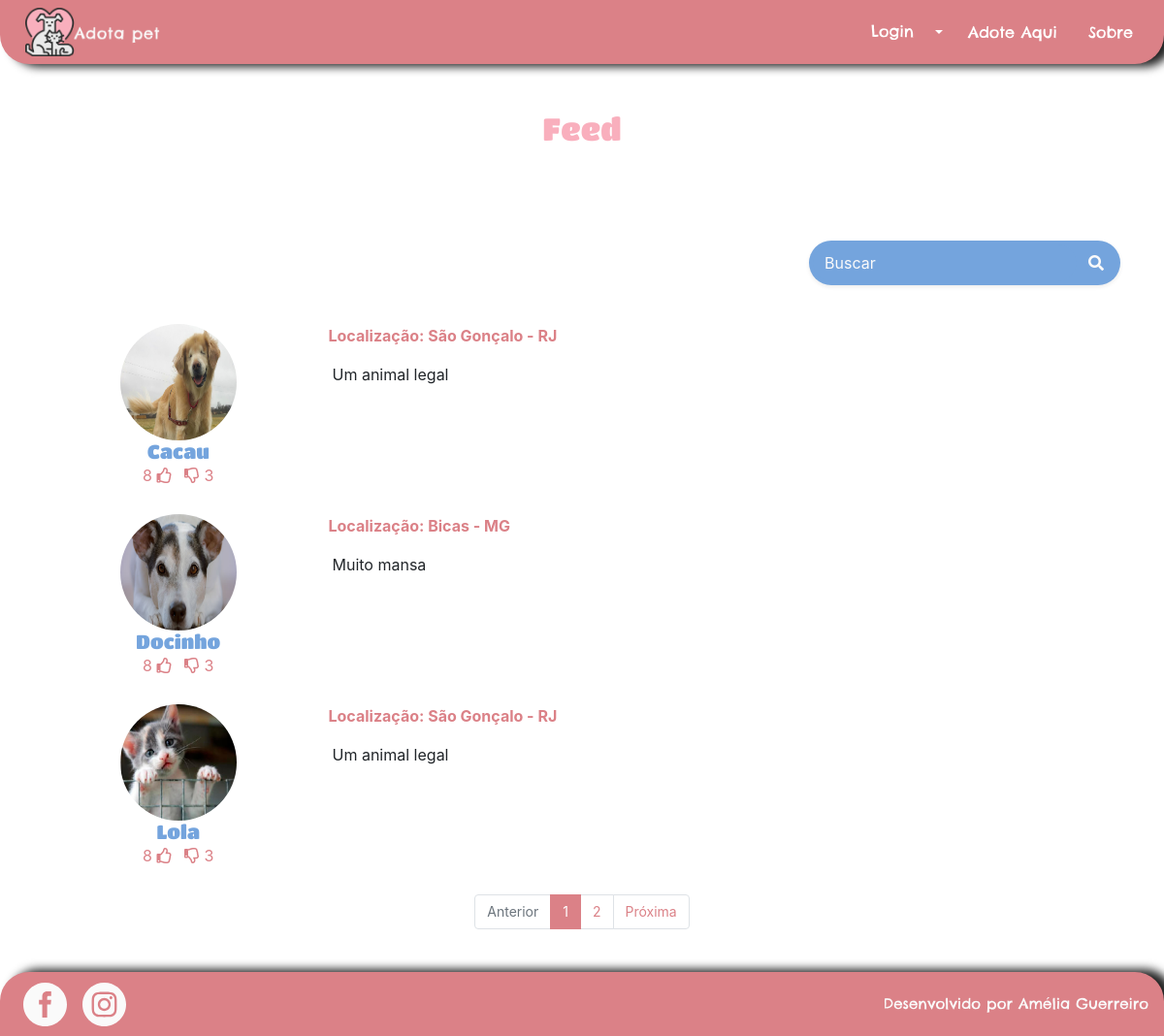
/pets/, run on the app's committed database.
### pet/models.py (models this page shows, shortened)
class Pet(models.Model):
    categoria = models.ForeignKey(Categoria, related_name='pets', on_delete=models.DO_NOTHING)
    nome = models.CharField(max_length=100, db_index=True)
    slug = models.SlugField(max_length=100)
    imagem = models.CharField(max_length=50, blank=True)
    preco = models.DecimalField(max_digits=6, decimal_places=2, default=0)
    disponivel = models.BooleanField(default=False)
    link_instagram = models.URLField(max_length=200, blank=True)
    link_facebook = models.URLField(max_length=200, blank=True)
    telefone = models.CharField(max_length=15)
    sexo_escolhas = [('F', 'Fêmea'), ('M', 'Macho'), ('N', 'Não sei')]
    sexo = models.CharField(max_length=1, choices=sexo_escolhas, default='N')
    descricao = models.TextField()
    data_cadastro = models.DateField()
    data_nascimento = models.DateField(blank=True)
    likes = models.PositiveIntegerField(default=0)
    dislikes = models.PositiveIntegerField(default=0)
    raca = models.CharField(max_length=20, blank=True)
    estado_escolhas = [('AC', 'Acre'), ('AL', 'Alagoas'), ('AP', 'Amapá'), ('AM', 'Amazonas'),
                       ('BA', 'Bahia'), ('CE', 'Ceará'), ('ES', 'Espírito Santo'), ('GO', 'Goiás'),
                       ('MA', 'Maranhão'), ('MT', 'Mato Grosso'), ('MS', 'Mato Grosso do Sul'),
                       ('MG', 'Minas Gerais'), ('PA', 'Pará'), ('PB', 'Paraíba'), ('PR', 'Paraná'),
                       ('PE', 'Pernambuco'),('PI', 'Piauí'), ('RJ', 'Rio de Janeiro'),
                       ('RN', 'Rio Grande do Norte'), ('RS', 'Rio Grande do Sul'),
                       ('RO', 'Rondônia'), ('RR', 'Roraima'), ('SC', 'Santa Catarina'),
                       ('SP', 'São Paulo'), ('SE', 'Sergipe'),
                       ('TO', 'Tocantins'), ('DF', 'Distrito Federal')]
    estado = models.CharField(max_length=2, choices=estado_escolhas)
    cep = models.CharField(max_length=9)
    cidade = models.CharField(max_length=20)
    class Meta:
        db_table='pet'
    def __str__(self):
        return self.nome

### pet/views.py (the view)
# urls.py: path('', views.index, name='index'),
def index(request):
    form = PesquisaPetForm(request.GET)
    if form.is_valid():
        query_string = form.cleaned_data['query_string']
        lista_de_pets = Pet.objects.filter(nome__icontains=query_string).order_by('nome') | Pet.objects.filter(cidade__icontains=query_string).order_by('nome') | Pet.objects.filter(estado__icontains=query_string).order_by('nome')
        paginator = Paginator(lista_de_pets, 3)
        pagina = request.GET.get('pagina')
        page_obj = paginator.get_page(pagina)
        print(lista_de_pets)
        print(page_obj)
        return render(request, 'pet/index.html', {'pets': page_obj, 'form': form, 'query_string': query_string})
    else:
        raise ValueError("Ocorreu um erro inesperado ao tentr recuperar pet.")

### pet/forms.py
class PesquisaPetForm(forms.Form):
    query_string = forms.CharField(
        widget=forms.TextInput(attrs={'class': 'form-control border-0 bg-secondary', 'max-lenght': '100',
                                      'placeholder': 'Buscar', 'aria-describedby':'button-addon1',
                                      'style':'border-radius: 25px; background-color: var(--blue) !important; color: var(--white)'}, ),
        required=False
    )

### pet/templates/pet/index.html (shortened to what this page needs)
{%  extends "base.html" %}
{% load static %}
{% block corpo %}
<section id="feed" class="w-100 justify-content-center align-items-center container">
    <h2 class="text-center text-secondary pt-5 pb-5 d-block">Feed</h2>
    <form action="" method="GET" class="d-flex justify-content-center justify-content-sm-end mb-3 mt-5">
        <div class="p-1 bg-secondary rounded rounded-pill shadow-sm mb-4"
            style="background-color: var(--blue) !important;">
            <div class="input-group">
                {{ form.query_string }}
                <div class="input-group-append">
                    <button id="button-addon1" type="submit" class="btn btn-link text-light">
                        <i class="fa fa-search"></i>
                    </button>
                </div>
            </div>
        </div>
    </form>
    {% if pets %}
    <div class="d-none d-sm-block">
        {%  for pet in pets %}
        <div style="height: 180px" class="d-flex mb-3">
            <div style="height: 180px; " class="w-25">
                <a href="{% url 'pet:exibe_pet' pet.id %}" style="text-decoration: none; cursor: pointer;">
                    <img style="height: 120px; width: 120px; border-radius: 100px" class="img-fluid mx-auto d-block"
                        src="{% static 'images/pets/' %}{{ pet.imagem }}" alt="{{ pet.nome }}">
                    <h3 class="text-center mb-0" style="font-size: 20px">{{ pet.nome }}</h3>
                </a>
                <div class="d-inline-block w-100 text-center">
                    <button class="mr-2 link-like" id="link-like" style="text-decoration: none;">
                        <span class="like" id="like" data-like="8">8</span>
                        <i class="far fa-thumbs-up"></i>
                    </button>
                    <button class="link-dislike" id="link-dislike" style="text-decoration: none;">
                        <i class="far fa-thumbs-down"></i>
                        <span class="dislike" id="dislike" data-dislike="3">3</span>
                    </button>
                </div>
            </div>
            <div class="pl-3 w-75 " style="height: 180px;">
                <p class="text-primary font-weight-bold">Localização: {{ pet.cidade }} - {{ pet.estado }}</p>
                <p class="overflow-hidden ml-1 text-justify mb-0"
                    style="-webkit-line-clamp: 4; display: -webkit-box; -webkit-box-orient: vertical;">
                    {{ pet.descricao }}
                </p>
            </div>
        </div>
        {% endfor %}
    </div>
    <div style='font-size: 14px; margin-bottom: 28px' class="justify-content-center d-flex">
        {% if pets.has_other_pages %}
        <ul class='pagination'>
            {% if pets.has_previous %}
            <li class='page-item'><a class='page-link'
                    href='?pagina={{ pets.previous_page_number }}&query_string={{query_string}}'>Anterior</a></li>
            {% else %}
            <li class='page-item disabled'><a class='page-link' href='#' tabindex='-1'>Anterior</a></li>
            {% endif %}
            {% for i in pets.paginator.page_range %}
            {% if pets.number == i %}
            <li class='page-item active'><a class='page-link' href='#'>{{ i }} </a></li>
            {% else %}
            <li class='page-item'><a class='page-link' href='?pagina={{ i }}&query_string={{query_string}}'>{{ i }}</a>
            </li>
            {% endif %}
            {% endfor %}
            {% if pets.has_next %}
            <li class='page-item'><a class='page-link'
                    href='?pagina={{ pets.next_page_number }}&query_string={{query_string}}'>Próxima</a></li>
            {% else %}
            <li class='page-item disabled'><a class='page-link' href='#' tabindex='-1'>Próxima</a></li>
            {% endif %}
        </ul>
        {% endif %}
    </div>
    {% endif %}
</section>
{% endblock %}

### static/css/styles.css (style rules this page uses)
html, body, div, span, applet, object, iframe, h1, h2, h3, h4, h5, h6, p, blockquote, pre, a, abbr, acronym, address, big, cite, code, del, dfn, em, img, ins, kbd, q, s, samp, small, strike, strong, sub, sup, tt, var, b, u, i, center, dl, dt, dd, ol, ul, li, fieldset, form, label, legend, table, caption, tbody, tfoot, thead, tr, th, td, article, aside, canvas, details, embed, figure, figcaption, footer, header, hgroup, menu, nav, output, ruby, section, summary, time, mark, audio, video { margin: 0; padding: 0; border: 0; font-size: 100%; font: inherit; vertical-align: baseline; }
article, aside, details, figcaption, figure, footer, header, hgroup, menu, nav, section { display: block; }
body { line-height: 1; }
ol, ul { list-style: none; }
h2 { font-family: Titan !important; }
.link-like, .link-dislike { text-decoration: none; border: none; background: none; color: var(--primary); padding: 0px; }
html, body { height: 100%; margin: 0; }
#feed form input { border-radius: 25px; color: var(--white); }
#feed h3 { color: var(--blue); font-family: Titan; }
#feed input { background-color: var(--blue) !important; }

### static/css/all.css (style rules this page uses)
.fa, .fas, .far, .fal, .fad, .fab { -moz-osx-font-smoothing: grayscale; -webkit-font-smoothing: antialiased; display: inline-block; font-style: normal; font-variant: normal; text-rendering: auto; line-height: 1; }
.fa-search:before { content: "\f002"; }
.fa-thumbs-down:before { content: "\f165"; }
.fa-thumbs-up:before { content: "\f164"; }
.far { font-family: 'Font Awesome 5 Free'; font-weight: 400; }

### data on the page
Pet: imagem (picture), nome "Cacau", cidade "São Gonçalo", estado "RJ", descricao "Um animal legal"
Pet: imagem (picture), nome "Docinho", cidade "Bicas", estado "MG", descricao "Muito mansa"
Pet: imagem (picture), nome "Lola", cidade "São Gonçalo", estado "RJ", descricao "Um animal legal"

### other printed values
{{ i }} "1"
{{ i }} "2"
